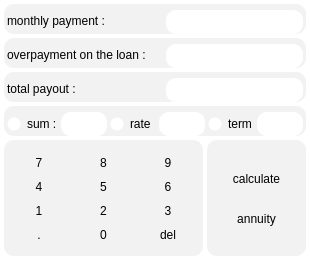
<?xml version="1.0" encoding="UTF-8"?>
<ui version="4.0">
 <class>credit</class>
 <widget class="QWidget" name="credit">
  <property name="geometry">
   <rect>
    <x>0</x>
    <y>0</y>
    <width>310</width>
    <height>260</height>
   </rect>
  </property>
  <property name="minimumSize">
   <size>
    <width>310</width>
    <height>260</height>
   </size>
  </property>
  <property name="maximumSize">
   <size>
    <width>16777215</width>
    <height>260</height>
   </size>
  </property>
  <property name="windowTitle">
   <string>Form</string>
  </property>
  <property name="windowIcon">
   <iconset>
    <normaloff> icon.ico</normaloff> icon.ico</iconset>
  </property>
  <property name="styleSheet">
   <string notr="true">background-color: rgb(255, 255, 255);</string>
  </property>
  <layout class="QGridLayout" name="gridLayout_3">
   <property name="leftMargin">
    <number>4</number>
   </property>
   <property name="topMargin">
    <number>4</number>
   </property>
   <property name="rightMargin">
    <number>4</number>
   </property>
   <property name="bottomMargin">
    <number>4</number>
   </property>
   <property name="spacing">
    <number>4</number>
   </property>
   <item row="4" column="2">
    <widget class="QGroupBox" name="credit_operator_box">
     <property name="minimumSize">
      <size>
       <width>54</width>
       <height>0</height>
      </size>
     </property>
     <property name="styleSheet">
      <string notr="true">background-color: rgba(126, 125, 128, 26);
border-top-right-radius: 10px;
border-bottom-right-radius: 10px;
border-bottom-left-radius: 10px;
border-top-left-radius: 10px;</string>
     </property>
     <layout class="QVBoxLayout" name="verticalLayout">
      <property name="spacing">
       <number>0</number>
      </property>
      <property name="leftMargin">
       <number>0</number>
      </property>
      <property name="topMargin">
       <number>0</number>
      </property>
      <property name="rightMargin">
       <number>0</number>
      </property>
      <property name="bottomMargin">
       <number>0</number>
      </property>
      <item>
       <widget class="QPushButton" name="calculate">
        <property name="minimumSize">
         <size>
          <width>54</width>
          <height>0</height>
         </size>
        </property>
        <property name="styleSheet">
         <string notr="true">QPushButton {
	background-color: rgba(255, 255, 255, 0);
}


QPushButton:pressed {
 	color: rgb(244, 191, 79);
}</string>
        </property>
        <property name="text">
         <string>calculate</string>
        </property>
       </widget>
      </item>
      <item>
       <widget class="QPushButton" name="type">
        <property name="minimumSize">
         <size>
          <width>54</width>
          <height>0</height>
         </size>
        </property>
        <property name="styleSheet">
         <string notr="true">QPushButton {
	background-color: rgba(255, 255, 255, 0);
}


QPushButton:pressed {
 	color: rgb(244, 191, 79);
}</string>
        </property>
        <property name="text">
         <string>annuity</string>
        </property>
       </widget>
      </item>
     </layout>
    </widget>
   </item>
   <item row="0" column="0" colspan="3">
    <widget class="QGroupBox" name="munthly_payment_box">
     <property name="minimumSize">
      <size>
       <width>0</width>
       <height>30</height>
      </size>
     </property>
     <property name="maximumSize">
      <size>
       <width>16777215</width>
       <height>30</height>
      </size>
     </property>
     <property name="styleSheet">
      <string notr="true">background-color: rgba(126, 125, 128, 26);
border-top-right-radius: 10px;
border-bottom-right-radius: 10px;
border-bottom-left-radius: 10px;
border-top-left-radius: 10px;</string>
     </property>
     <layout class="QGridLayout" name="gridLayout_4">
      <property name="leftMargin">
       <number>0</number>
      </property>
      <property name="topMargin">
       <number>0</number>
      </property>
      <property name="rightMargin">
       <number>0</number>
      </property>
      <property name="bottomMargin">
       <number>0</number>
      </property>
      <property name="horizontalSpacing">
       <number>4</number>
      </property>
      <property name="verticalSpacing">
       <number>0</number>
      </property>
      <item row="0" column="0">
       <widget class="QLabel" name="mp">
        <property name="minimumSize">
         <size>
          <width>155</width>
          <height>0</height>
         </size>
        </property>
        <property name="maximumSize">
         <size>
          <width>155</width>
          <height>16777215</height>
         </size>
        </property>
        <property name="styleSheet">
         <string notr="true">background-color: rgba(255, 255, 255, 0);
color: black;</string>
        </property>
        <property name="text">
         <string>monthly payment : </string>
        </property>
        <property name="alignment">
         <set>Qt::AlignLeading|Qt::AlignLeft|Qt::AlignVCenter</set>
        </property>
       </widget>
      </item>
      <item row="0" column="1">
       <widget class="QLabel" name="show_mp">
        <property name="minimumSize">
         <size>
          <width>54</width>
          <height>24</height>
         </size>
        </property>
        <property name="maximumSize">
         <size>
          <width>16777215</width>
          <height>24</height>
         </size>
        </property>
        <property name="styleSheet">
         <string notr="true">background-color: rgb(255, 255, 255);
color: black;</string>
        </property>
        <property name="text">
         <string/>
        </property>
        <property name="alignment">
         <set>Qt::AlignCenter</set>
        </property>
       </widget>
      </item>
     </layout>
    </widget>
   </item>
   <item row="1" column="0" colspan="3">
    <widget class="QGroupBox" name="overpayment_box">
     <property name="minimumSize">
      <size>
       <width>0</width>
       <height>30</height>
      </size>
     </property>
     <property name="maximumSize">
      <size>
       <width>16777215</width>
       <height>30</height>
      </size>
     </property>
     <property name="styleSheet">
      <string notr="true">background-color: rgba(126, 125, 128, 26);
border-top-right-radius: 10px;
border-bottom-right-radius: 10px;
border-bottom-left-radius: 10px;
border-top-left-radius: 10px;</string>
     </property>
     <layout class="QGridLayout" name="gridLayout_5">
      <property name="leftMargin">
       <number>0</number>
      </property>
      <property name="topMargin">
       <number>0</number>
      </property>
      <property name="rightMargin">
       <number>0</number>
      </property>
      <property name="bottomMargin">
       <number>0</number>
      </property>
      <property name="horizontalSpacing">
       <number>4</number>
      </property>
      <property name="verticalSpacing">
       <number>0</number>
      </property>
      <item row="0" column="0">
       <widget class="QLabel" name="ootl">
        <property name="minimumSize">
         <size>
          <width>155</width>
          <height>0</height>
         </size>
        </property>
        <property name="maximumSize">
         <size>
          <width>155</width>
          <height>16777215</height>
         </size>
        </property>
        <property name="styleSheet">
         <string notr="true">background-color: rgba(255, 255, 255, 0);
color: black;</string>
        </property>
        <property name="text">
         <string>overpayment on the loan : </string>
        </property>
        <property name="alignment">
         <set>Qt::AlignLeading|Qt::AlignLeft|Qt::AlignVCenter</set>
        </property>
       </widget>
      </item>
      <item row="0" column="1">
       <widget class="QLabel" name="show_pp">
        <property name="minimumSize">
         <size>
          <width>54</width>
          <height>24</height>
         </size>
        </property>
        <property name="maximumSize">
         <size>
          <width>16777215</width>
          <height>24</height>
         </size>
        </property>
        <property name="styleSheet">
         <string notr="true">background-color: rgb(255, 255, 255);
color: black;</string>
        </property>
        <property name="text">
         <string/>
        </property>
        <property name="alignment">
         <set>Qt::AlignCenter</set>
        </property>
       </widget>
      </item>
     </layout>
    </widget>
   </item>
   <item row="2" column="0" colspan="3">
    <widget class="QGroupBox" name="total_payout_box">
     <property name="minimumSize">
      <size>
       <width>0</width>
       <height>30</height>
      </size>
     </property>
     <property name="maximumSize">
      <size>
       <width>16777215</width>
       <height>30</height>
      </size>
     </property>
     <property name="styleSheet">
      <string notr="true">background-color: rgba(126, 125, 128, 26);
border-top-right-radius: 10px;
border-bottom-right-radius: 10px;
border-bottom-left-radius: 10px;
border-top-left-radius: 10px;</string>
     </property>
     <layout class="QGridLayout" name="gridLayout_6">
      <property name="leftMargin">
       <number>0</number>
      </property>
      <property name="topMargin">
       <number>0</number>
      </property>
      <property name="rightMargin">
       <number>0</number>
      </property>
      <property name="bottomMargin">
       <number>0</number>
      </property>
      <property name="horizontalSpacing">
       <number>4</number>
      </property>
      <property name="verticalSpacing">
       <number>0</number>
      </property>
      <item row="0" column="0">
       <widget class="QLabel" name="tp">
        <property name="minimumSize">
         <size>
          <width>155</width>
          <height>0</height>
         </size>
        </property>
        <property name="maximumSize">
         <size>
          <width>155</width>
          <height>16777215</height>
         </size>
        </property>
        <property name="styleSheet">
         <string notr="true">background-color: rgba(255, 255, 255, 0);
color: black;</string>
        </property>
        <property name="midLineWidth">
         <number>-1</number>
        </property>
        <property name="text">
         <string>total payout : </string>
        </property>
        <property name="alignment">
         <set>Qt::AlignLeading|Qt::AlignLeft|Qt::AlignVCenter</set>
        </property>
       </widget>
      </item>
      <item row="0" column="1">
       <widget class="QLabel" name="show_tp">
        <property name="minimumSize">
         <size>
          <width>54</width>
          <height>24</height>
         </size>
        </property>
        <property name="maximumSize">
         <size>
          <width>16777215</width>
          <height>24</height>
         </size>
        </property>
        <property name="styleSheet">
         <string notr="true">background-color: rgb(255, 255, 255);
color: black;</string>
        </property>
        <property name="text">
         <string/>
        </property>
        <property name="alignment">
         <set>Qt::AlignCenter</set>
        </property>
       </widget>
      </item>
     </layout>
    </widget>
   </item>
   <item row="4" column="0" colspan="2">
    <widget class="QGroupBox" name="credit_operand_box">
     <property name="styleSheet">
      <string notr="true">background-color: rgba(126, 125, 128, 26);
border-top-right-radius: 10px;
border-bottom-right-radius: 10px;
border-bottom-left-radius: 10px;
border-top-left-radius: 10px;</string>
     </property>
     <layout class="QGridLayout" name="gridLayout">
      <property name="leftMargin">
       <number>0</number>
      </property>
      <property name="topMargin">
       <number>0</number>
      </property>
      <property name="rightMargin">
       <number>0</number>
      </property>
      <property name="bottomMargin">
       <number>0</number>
      </property>
      <property name="spacing">
       <number>0</number>
      </property>
      <item row="0" column="0">
       <widget class="QPushButton" name="seven">
        <property name="styleSheet">
         <string notr="true">QPushButton {
	background-color: rgba(255, 255, 255, 0);
}


QPushButton:pressed {
    color: rgb(64, 134, 247);
}</string>
        </property>
        <property name="text">
         <string>7</string>
        </property>
       </widget>
      </item>
      <item row="0" column="1">
       <widget class="QPushButton" name="eight">
        <property name="styleSheet">
         <string notr="true">QPushButton {
	background-color: rgba(255, 255, 255, 0);
}


QPushButton:pressed {
    color: rgb(64, 134, 247);
}</string>
        </property>
        <property name="text">
         <string>8</string>
        </property>
       </widget>
      </item>
      <item row="0" column="2">
       <widget class="QPushButton" name="nine">
        <property name="styleSheet">
         <string notr="true">QPushButton {
	background-color: rgba(255, 255, 255, 0);
}


QPushButton:pressed {
    color: rgb(64, 134, 247);
}</string>
        </property>
        <property name="text">
         <string>9</string>
        </property>
       </widget>
      </item>
      <item row="1" column="0">
       <widget class="QPushButton" name="four">
        <property name="styleSheet">
         <string notr="true">QPushButton {
	background-color: rgba(255, 255, 255, 0);
}


QPushButton:pressed {
    color: rgb(64, 134, 247);
}</string>
        </property>
        <property name="text">
         <string>4</string>
        </property>
       </widget>
      </item>
      <item row="1" column="1">
       <widget class="QPushButton" name="five">
        <property name="styleSheet">
         <string notr="true">QPushButton {
	background-color: rgba(255, 255, 255, 0);
}


QPushButton:pressed {
    color: rgb(64, 134, 247);
}</string>
        </property>
        <property name="text">
         <string>5</string>
        </property>
       </widget>
      </item>
      <item row="1" column="2">
       <widget class="QPushButton" name="six">
        <property name="styleSheet">
         <string notr="true">QPushButton {
	background-color: rgba(255, 255, 255, 0);
}


QPushButton:pressed {
    color: rgb(64, 134, 247);
}</string>
        </property>
        <property name="text">
         <string>6</string>
        </property>
       </widget>
      </item>
      <item row="2" column="0">
       <widget class="QPushButton" name="one">
        <property name="styleSheet">
         <string notr="true">QPushButton {
	background-color: rgba(255, 255, 255, 0);
}


QPushButton:pressed {
    color: rgb(64, 134, 247);
}</string>
        </property>
        <property name="text">
         <string>1</string>
        </property>
       </widget>
      </item>
      <item row="2" column="1">
       <widget class="QPushButton" name="two">
        <property name="styleSheet">
         <string notr="true">QPushButton {
	background-color: rgba(255, 255, 255, 0);
}


QPushButton:pressed {
    color: rgb(64, 134, 247);
}</string>
        </property>
        <property name="text">
         <string>2</string>
        </property>
       </widget>
      </item>
      <item row="2" column="2">
       <widget class="QPushButton" name="three">
        <property name="styleSheet">
         <string notr="true">QPushButton {
	background-color: rgba(255, 255, 255, 0);
}


QPushButton:pressed {
    color: rgb(64, 134, 247);
}</string>
        </property>
        <property name="text">
         <string>3</string>
        </property>
       </widget>
      </item>
      <item row="3" column="0">
       <widget class="QPushButton" name="dot">
        <property name="styleSheet">
         <string notr="true">QPushButton {
	background-color: rgba(255, 255, 255, 0);
}


QPushButton:pressed {
    color: rgb(64, 134, 247);
}</string>
        </property>
        <property name="text">
         <string>.</string>
        </property>
       </widget>
      </item>
      <item row="3" column="1">
       <widget class="QPushButton" name="zero">
        <property name="styleSheet">
         <string notr="true">QPushButton {
	background-color: rgba(255, 255, 255, 0);
}


QPushButton:pressed {
    color: rgb(64, 134, 247);
}</string>
        </property>
        <property name="text">
         <string>0</string>
        </property>
       </widget>
      </item>
      <item row="3" column="2">
       <widget class="QPushButton" name="del">
        <property name="styleSheet">
         <string notr="true">QPushButton {
	background-color: rgba(255, 255, 255, 0);
}


QPushButton:pressed {
 	color: rgb(236, 105, 95);
}</string>
        </property>
        <property name="text">
         <string>del</string>
        </property>
       </widget>
      </item>
     </layout>
    </widget>
   </item>
   <item row="3" column="0" colspan="3">
    <widget class="QGroupBox" name="groupBox">
     <property name="minimumSize">
      <size>
       <width>0</width>
       <height>30</height>
      </size>
     </property>
     <property name="maximumSize">
      <size>
       <width>16777215</width>
       <height>30</height>
      </size>
     </property>
     <property name="styleSheet">
      <string notr="true">background-color: rgba(126, 125, 128, 26);
border-top-right-radius: 10px;
border-bottom-right-radius: 10px;
border-bottom-left-radius: 10px;
border-top-left-radius: 10px;</string>
     </property>
     <layout class="QGridLayout" name="gridLayout_2">
      <property name="leftMargin">
       <number>0</number>
      </property>
      <property name="topMargin">
       <number>0</number>
      </property>
      <property name="rightMargin">
       <number>0</number>
      </property>
      <property name="bottomMargin">
       <number>0</number>
      </property>
      <property name="horizontalSpacing">
       <number>3</number>
      </property>
      <property name="verticalSpacing">
       <number>0</number>
      </property>
      <item row="0" column="0">
       <widget class="QRadioButton" name="sum">
        <property name="minimumSize">
         <size>
          <width>0</width>
          <height>24</height>
         </size>
        </property>
        <property name="styleSheet">
         <string notr="true">QRadioButton{ 
	background-color: None;
}

QRadioButton::indicator::unchecked{ 
	border: 1px solid; 
	border-color: rgba(255, 255, 255, 0);
	border-radius: 7px;
	background-color: white; 
	width: 12px; 
	height: 12px; 
}

QRadioButton::indicator::checked{ 
	border: 1px dotted; 
	border-color: rgba(162, 162, 162);
	border-radius: 7px;
	background-color: rgb(64, 134, 247);
	width: 12px; 
	height: 12px; 
}

</string>
        </property>
        <property name="text">
         <string>sum :</string>
        </property>
       </widget>
      </item>
      <item row="0" column="1">
       <widget class="QLabel" name="show_sum">
        <property name="sizePolicy">
         <sizepolicy hsizetype="Preferred" vsizetype="Preferred">
          <horstretch>0</horstretch>
          <verstretch>15</verstretch>
         </sizepolicy>
        </property>
        <property name="minimumSize">
         <size>
          <width>0</width>
          <height>24</height>
         </size>
        </property>
        <property name="maximumSize">
         <size>
          <width>16777215</width>
          <height>24</height>
         </size>
        </property>
        <property name="styleSheet">
         <string notr="true">background-color: rgb(255, 255, 255);
color: black;</string>
        </property>
        <property name="alignment">
         <set>Qt::AlignCenter</set>
        </property>
       </widget>
      </item>
      <item row="0" column="2">
       <widget class="QRadioButton" name="rate">
        <property name="minimumSize">
         <size>
          <width>0</width>
          <height>24</height>
         </size>
        </property>
        <property name="styleSheet">
         <string notr="true">QRadioButton{ 
	background-color: None;
}

QRadioButton::indicator::unchecked{ 
	border: 1px solid; 
	border-color: rgba(255, 255, 255, 0);
	border-radius: 7px;
	background-color: white; 
	width: 12px; 
	height: 12px; 
}

QRadioButton::indicator::checked{ 
	border: 1px dotted; 
	border-color: rgba(162, 162, 162);
	border-radius: 7px;
	background-color: rgb(64, 134, 247);
	width: 12px; 
	height: 12px; 
}

</string>
        </property>
        <property name="text">
         <string>rate</string>
        </property>
       </widget>
      </item>
      <item row="0" column="3">
       <widget class="QLabel" name="show_rate">
        <property name="minimumSize">
         <size>
          <width>0</width>
          <height>24</height>
         </size>
        </property>
        <property name="maximumSize">
         <size>
          <width>16777215</width>
          <height>24</height>
         </size>
        </property>
        <property name="styleSheet">
         <string notr="true">background-color: rgb(255, 255, 255);
color: black;</string>
        </property>
        <property name="alignment">
         <set>Qt::AlignCenter</set>
        </property>
       </widget>
      </item>
      <item row="0" column="4">
       <widget class="QRadioButton" name="term">
        <property name="minimumSize">
         <size>
          <width>0</width>
          <height>24</height>
         </size>
        </property>
        <property name="styleSheet">
         <string notr="true">QRadioButton{ 
	background-color: None;
}

QRadioButton::indicator::unchecked{ 
	border: 1px solid; 
	border-color: rgba(255, 255, 255, 0);
	border-radius: 7px;
	background-color: white; 
	width: 12px; 
	height: 12px; 
}

QRadioButton::indicator::checked{ 
	border: 1px dotted; 
	border-color: rgba(162, 162, 162);
	border-radius: 7px;
	background-color: rgb(64, 134, 247);
	width: 12px; 
	height: 12px; 
}

</string>
        </property>
        <property name="text">
         <string>term</string>
        </property>
       </widget>
      </item>
      <item row="0" column="5">
       <widget class="QLabel" name="show_term">
        <property name="minimumSize">
         <size>
          <width>0</width>
          <height>24</height>
         </size>
        </property>
        <property name="maximumSize">
         <size>
          <width>16777215</width>
          <height>24</height>
         </size>
        </property>
        <property name="styleSheet">
         <string notr="true">background-color: rgb(255, 255, 255);
color: black;</string>
        </property>
        <property name="alignment">
         <set>Qt::AlignCenter</set>
        </property>
       </widget>
      </item>
     </layout>
    </widget>
   </item>
  </layout>
 </widget>
 <resources/>
 <connections/>
</ui>
